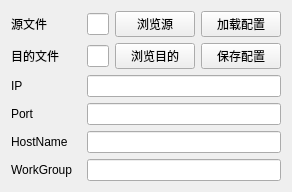
<?xml version="1.0" encoding="UTF-8"?>
<ui version="4.0">
 <class>Widget</class>
 <widget class="QWidget" name="Widget">
  <property name="geometry">
   <rect>
    <x>0</x>
    <y>0</y>
    <width>283</width>
    <height>190</height>
   </rect>
  </property>
  <property name="windowTitle">
   <string>Widget</string>
  </property>
  <layout class="QVBoxLayout" name="verticalLayout">
   <item>
    <layout class="QHBoxLayout" name="horizontalLayout">
     <item>
      <widget class="QLabel" name="label">
       <property name="minimumSize">
        <size>
         <width>70</width>
         <height>0</height>
        </size>
       </property>
       <property name="text">
        <string>源文件</string>
       </property>
      </widget>
     </item>
     <item>
      <widget class="QLineEdit" name="lineEditSrcFile"/>
     </item>
     <item>
      <widget class="QPushButton" name="btnBrowseSrc">
       <property name="text">
        <string>浏览源</string>
       </property>
      </widget>
     </item>
     <item>
      <widget class="QPushButton" name="btnLoad">
       <property name="text">
        <string>加载配置</string>
       </property>
      </widget>
     </item>
    </layout>
   </item>
   <item>
    <layout class="QHBoxLayout" name="horizontalLayout_2">
     <item>
      <widget class="QLabel" name="label_2">
       <property name="minimumSize">
        <size>
         <width>70</width>
         <height>0</height>
        </size>
       </property>
       <property name="text">
        <string>目的文件</string>
       </property>
      </widget>
     </item>
     <item>
      <widget class="QLineEdit" name="lineEditDstFile"/>
     </item>
     <item>
      <widget class="QPushButton" name="btnBrowseDst">
       <property name="text">
        <string>浏览目的</string>
       </property>
      </widget>
     </item>
     <item>
      <widget class="QPushButton" name="btnSave">
       <property name="text">
        <string>保存配置</string>
       </property>
      </widget>
     </item>
    </layout>
   </item>
   <item>
    <layout class="QHBoxLayout" name="horizontalLayout_3">
     <item>
      <widget class="QLabel" name="label_3">
       <property name="minimumSize">
        <size>
         <width>70</width>
         <height>0</height>
        </size>
       </property>
       <property name="text">
        <string>IP</string>
       </property>
      </widget>
     </item>
     <item>
      <widget class="QLineEdit" name="lineEditIP"/>
     </item>
    </layout>
   </item>
   <item>
    <layout class="QHBoxLayout" name="horizontalLayout_4">
     <item>
      <widget class="QLabel" name="label_4">
       <property name="minimumSize">
        <size>
         <width>70</width>
         <height>0</height>
        </size>
       </property>
       <property name="text">
        <string>Port</string>
       </property>
      </widget>
     </item>
     <item>
      <widget class="QLineEdit" name="lineEditPort"/>
     </item>
    </layout>
   </item>
   <item>
    <layout class="QHBoxLayout" name="horizontalLayout_5">
     <item>
      <widget class="QLabel" name="label_5">
       <property name="minimumSize">
        <size>
         <width>70</width>
         <height>0</height>
        </size>
       </property>
       <property name="text">
        <string>HostName</string>
       </property>
      </widget>
     </item>
     <item>
      <widget class="QLineEdit" name="lineEditHostName"/>
     </item>
    </layout>
   </item>
   <item>
    <layout class="QHBoxLayout" name="horizontalLayout_6">
     <item>
      <widget class="QLabel" name="label_6">
       <property name="minimumSize">
        <size>
         <width>70</width>
         <height>0</height>
        </size>
       </property>
       <property name="text">
        <string>WorkGroup</string>
       </property>
      </widget>
     </item>
     <item>
      <widget class="QLineEdit" name="lineEditWorkGroup"/>
     </item>
    </layout>
   </item>
  </layout>
 </widget>
 <resources/>
 <connections/>
</ui>
